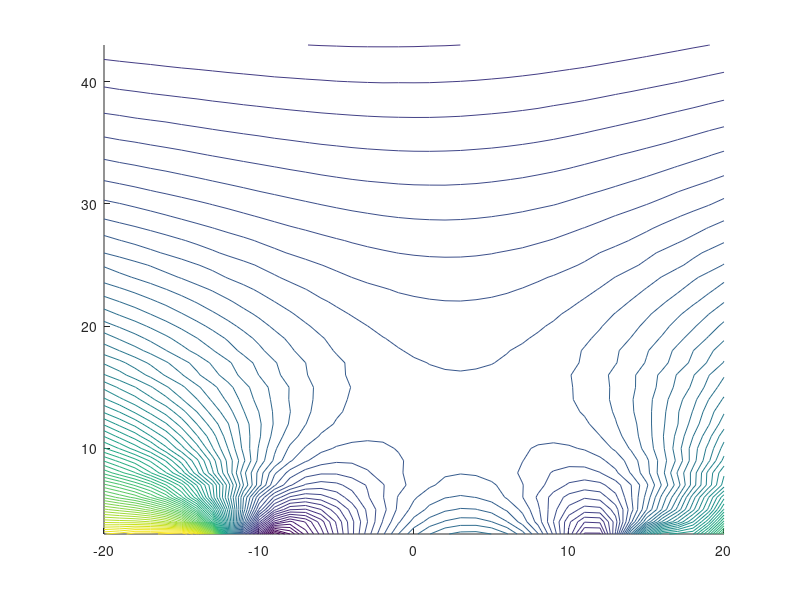

MATLAB code to generate this figure: (Note: this script raises an error after producing the figure.)


clc
%close all
 %load FieldMeas3D_Andres
 %load FieldMeas3D_Prueba4
 load Search_FieldMeas_RA10-2_Contour02
figure
  Bx = F(:,1);
 By = F(:,2);
 Bz = F(:,3); 
 LL = sqrt(Bx.^2+By.^2+Bz.^2);
 size LL


for ii=1:vz(3) 
    I = (-1)^ii;
    vxx = LL((ii-1)*vx(3)*vy(3)+1:(ii-0)*vx(3)*vy(3));
    if I==1       
       vxx = vxx(end:-1:1);
       LL((ii-1)*vx(3)*vy(3)+1:(ii-0)*vx(3)*vy(3)) = vxx;    
    end 
    
    
       
       
       for jj=1:vy(3)
           I = (-1)^jj;
           if I==1
               vyy = vxx((jj-1)*vx(3)+1:(jj-0)*vx(3));
               vyy= vyy(end:-1:1);
               vxx((jj-1)*vx(3)+1:(jj-0)*vx(3))= vyy;
           end
       end
       LL((ii-1)*vx(3)*vy(3)+1:(ii-0)*vx(3)*vy(3)) = vxx;
       
end

%% plot longitudinal
% plot(y,LL)
%% end

LL= reshape(LL,vx(3),vy(3),vz(3));

% 
% LL = permute(LL,[1 3 2]);

% Bp = LL';
% ----------Original--------------------
LL = permute(LL,[2 1 3]);
LL = permute(LL,[3 2 1]);

%Bp = LL(:,:,7);
Bp = LL;

 size(Bp)
%------------------

x
 [X,Z]=meshgrid(x,z);
 contour((X)*10,(Z+0.3)*10,Bp,73,'color','k')
 hold on
 contour((X)*10,(Z+0.3)*10,abs((Bp*1e-4)*42.576),[4.5 4.91],'color','r','LineStyle','-.')
 xlabel('Z (mm)','fontsize',16)
 ylabel('Y (mm)','fontsize',16)
  %grid
 set(gca,'Xlim',[-15 15],'Ylim',[3 30],'linewidth',2 ,'fontsize',16,'box','on')

 hold on
 plot(0,12,'o','markerfacecolor','k')
%colorbar


figure
fc =((vx(3)-1)/2)+1; % central line
plot((Z(:,1)+0.3)*10,Bp(:,fc)*1e-4*42.576,'linewidth',2)
 xlabel('distance from the surface (mm)','fontsize',16)
 ylabel('|B_0| (G)','fontsize',16)
 set(gca,'linewidth',2,'Xlim',[0 50],'fontsize',16,'box','on')
 grid
 
%  h(1) = axes('Position',[0.6 0.6 0.3 0.3]);
%  %plot((Z(8:12,1)+0.3)*10,Bp(8:12,13),'linewidth',2)
%   set(gca,'linewidth',2,'fontsize',16,'box','on')
 
 M = [Z(:,1) Bp(:,13)/10000];
 size Bp
 %save Profile_center_WA_1.txt M -ascii -tabs